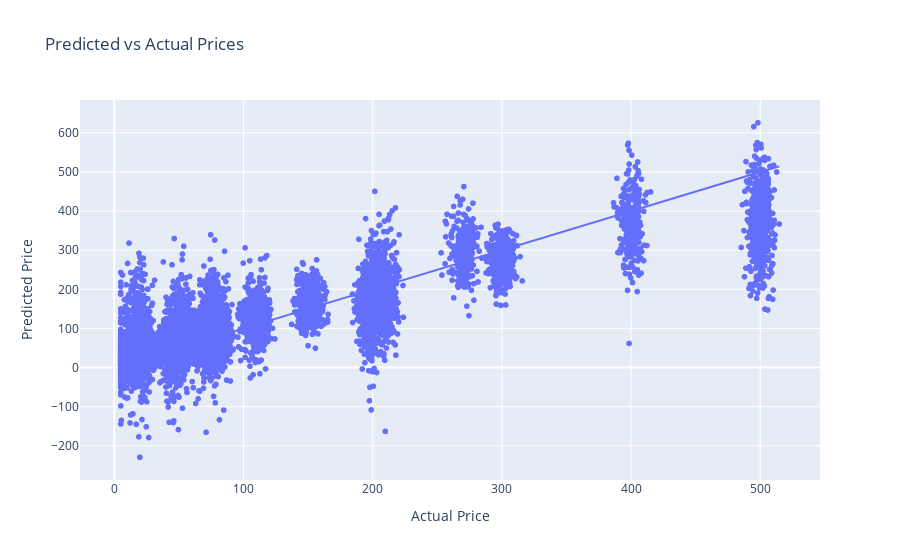

Notebook cell for this chart:
### Markdown cell above
### Problem 5b: Evaluate Linear Regression Performance

**Task**: Use `NumPy` operations to evaluate the performance of the linear regression model:

1. Calculate the **Root Mean Squared Error (RMSE)** to measure the average magnitude of prediction errors.

2. Calculate the **Mean Absolute Error (MAE)** to measure the average absolute difference between predicted and actual values.

3. Calculate the **R-squared score (R²)** to assess how well the model explains the variance in the data.

### Code cell
def compute_rmse(y_true, y_pred):
  """Compute Root Mean Squared Error"""
  mse = np.mean((y_true - y_pred) ** 2)
  return np.sqrt(mse)


def compute_mae(y_true, y_pred):
  """Compute Mean Absolute Error"""
  return np.mean(np.abs(y_true - y_pred))


def compute_r2(y_true, y_pred):
  """Compute R-squared score"""
  ss_res = np.sum((y_true - y_pred) ** 2)
  ss_tot = np.sum((y_true - np.mean(y_true)) ** 2)
  return 1 - (ss_res / ss_tot)

def print_metrics(y_true, y_pred, dataset=""):
  """Print all regression metrics for a dataset"""
  rmse = compute_rmse(y_true, y_pred)
  mae = compute_mae(y_true, y_pred)
  r2 = compute_r2(y_true, y_pred)

  print(f"=== {dataset} Metrics ===")
  print(f"RMSE: {rmse:.2f}")
  print(f"MAE: {mae:.2f}")
  print(f"R²: {r2:.3f}")
  return rmse, mae, r2

# Calculate predictions
y_train_pred = price_model.predict(X_train_sc)
y_test_pred = price_model.predict(X_test_sc)

# Compute and print metrics
train_rmse, train_mae, train_r2 = print_metrics(prices_train['Price'], y_train_pred, "Training")
test_rmse, test_mae, test_r2 = print_metrics(prices_test['Price'], y_test_pred, "Test")

# Visualize predictions vs actual
fig = px.scatter(
    x=prices_test['Price'],
    y=y_test_pred,
    title='Predicted vs Actual Prices',
    labels={'x': 'Actual Price', 'y': 'Predicted Price'}
)
fig.add_trace(px.line(x=[prices_test['Price'].min(), prices_test['Price'].max()], 
                      y=[prices_test['Price'].min(), prices_test['Price'].max()]).data[0])
fig.show()

### Figure 1 — Plotly figure (JSON) as saved in the notebook; plotly's stock layout.template omitted (floating-point values rounded to 4 significant figures; data arrays with more than 128 entries replaced by an {"elided": "..."} marker saying what was removed)
{"data": [{"hovertemplate": "Actual Price=%{x}<br>Predicted Price=%{y}<extra></extra>", "legendgroup": "", "marker": {"color": "#636efa", "symbol": "circle"}, "mode": "markers", "name": "", "showlegend": false, "type": "scattergl", "x": {"elided": "12000 float values"}, "xaxis": "x", "y": {"elided": "12000 float values"}, "yaxis": "y"}, {"hovertemplate": "x=%{x}<br>y=%{y}<extra></extra>", "legendgroup": "", "line": {"color": "#636efa", "dash": "solid"}, "marker": {"symbol": "circle"}, "mode": "lines", "name": "", "orientation": "v", "showlegend": false, "type": "scatter", "x": [5.0, 514.7], "xaxis": "x", "y": [5.0, 514.7], "yaxis": "y"}], "layout": {"legend": {"tracegroupgap": 0}, "title": {"text": "Predicted vs Actual Prices"}, "xaxis": {"anchor": "y", "domain": [0, 1], "title": {"text": "Actual Price"}}, "yaxis": {"anchor": "x", "domain": [0, 1], "title": {"text": "Predicted Price"}}}}
